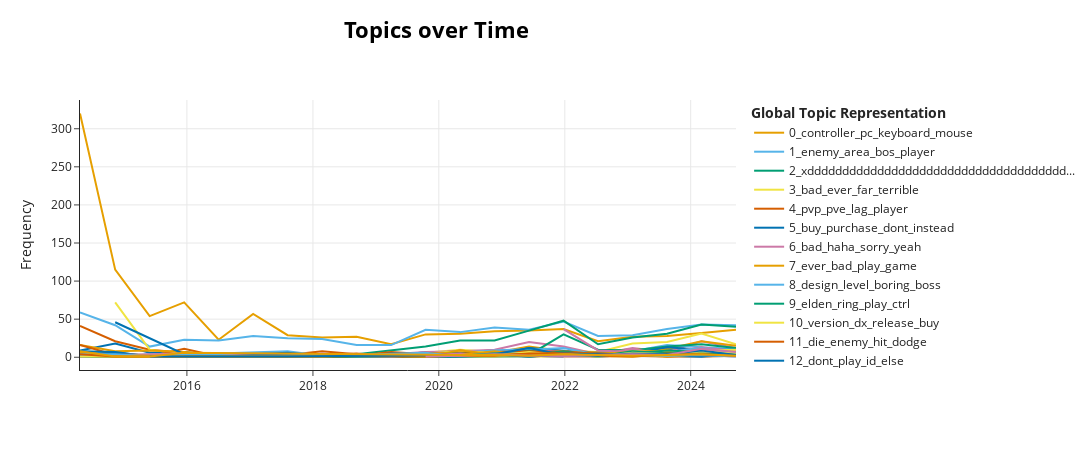

The notebook cell this image was saved under:
### Code cell
neg_model.visualize_topics_over_time(neg_topics_over_time, top_n_topics=50)
